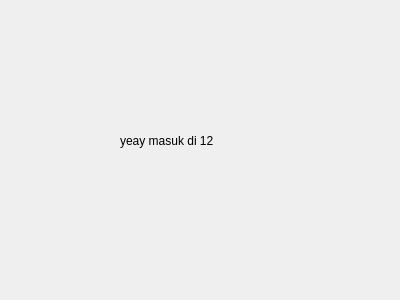
<?xml version="1.0" encoding="UTF-8"?>
<ui version="4.0">
 <class>second_Dialog</class>
 <widget class="QDialog" name="second_Dialog">
  <property name="geometry">
   <rect>
    <x>0</x>
    <y>0</y>
    <width>400</width>
    <height>300</height>
   </rect>
  </property>
  <property name="windowTitle">
   <string>Dialog</string>
  </property>
  <widget class="QLabel" name="label">
   <property name="geometry">
    <rect>
     <x>120</x>
     <y>90</y>
     <width>161</width>
     <height>101</height>
    </rect>
   </property>
   <property name="text">
    <string>yeay masuk di 12</string>
   </property>
  </widget>
 </widget>
 <resources/>
 <connections/>
</ui>
